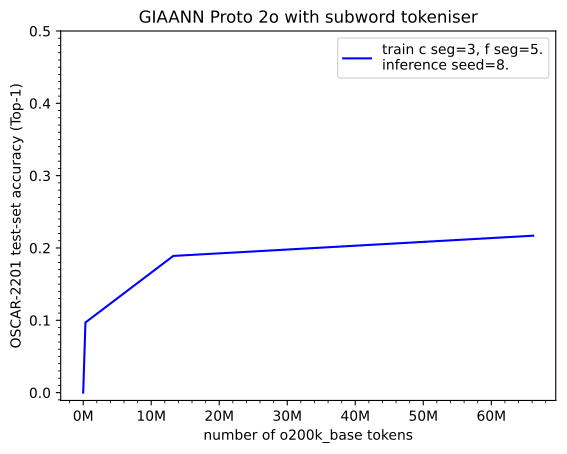

This chart was generated by the following Python code:
import matplotlib.pyplot as plt
import numpy as np
from matplotlib.ticker import AutoMinorLocator, FuncFormatter, MultipleLocator

x = np.array([0, 328518, 13238046, 66168928])
y1 = np.array([0, 0.097, 0.189, 0.217])

l1, = plt.plot(x, y1, color='blue', label='train c seg=3, f seg=5.\ninference seed=8.')

ax = plt.gca()
ax.xaxis.set_major_locator(MultipleLocator(10_000_000))
ax.xaxis.set_major_formatter(FuncFormatter(lambda value, _: f"{value / 1_000_000:g}M"))
ax.xaxis.set_minor_locator(AutoMinorLocator(5))  # Four minor ticks per 10M interval
plt.yticks(np.arange(0, 0.5+0.1, 0.1))
ax.yaxis.set_minor_locator(MultipleLocator(0.01))

plt.xlabel("number of o200k_base tokens")
plt.ylabel("OSCAR-2201 test-set accuracy (Top-1)")
plt.title("GIAANN Proto 2o with subword tokeniser")

plt.legend(handles=[l1])

plt.savefig("protov2o-oscar-test-top1-accuracy-spacyPipelineOptimisations-inferenceConnectionStrengthTypes.pdf", format="pdf", bbox_inches="tight")
plt.show()
